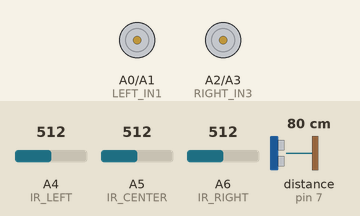
This sketch was run on a simulated Arduino Nano, built with avr-gcc and run on an emulated ATmega328P. On the bench: motor-driver pin pairs drawn as motors (green arrow = first pin HIGH = forward, orange = second pin HIGH = backward, longer = more drive, scaled by the enable pin). Wiring (inferred from the names in the program): ultrasonic range finder: trigger pin 8; echo pin 7. The inputs (shaded band) are chosen by the test bench; at power-on: A4 (IR_LEFT) = 512, A5 (IR_CENTER) = 512, A6 (IR_RIGHT) = 512, distance to the obstacle (sensor on pin 7) 80 cm. The echo pulse lasts 58.3 µs per cm.

Above: at 1.2 s.
1.3 s: A4 (IR_LEFT) set to 491
At 1.8 s:
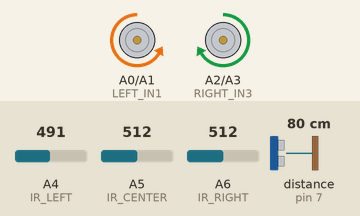
2.8 s: A5 (IR_CENTER) set to 489
At 4.0 s:
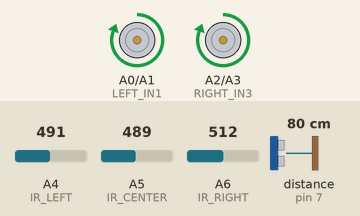
4.3 s: A5 (IR_CENTER) set to 510
At 5.3 s:
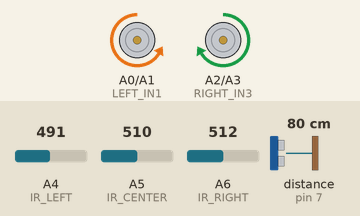
5.8 s: A5 (IR_CENTER) set to 490
At 6.5 s:
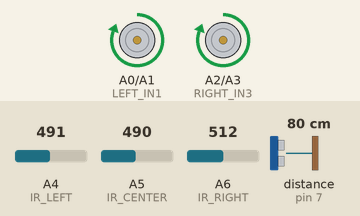
Timing chart, 0 to 8.3 s (numbered marks = the images above; inputs shaded):
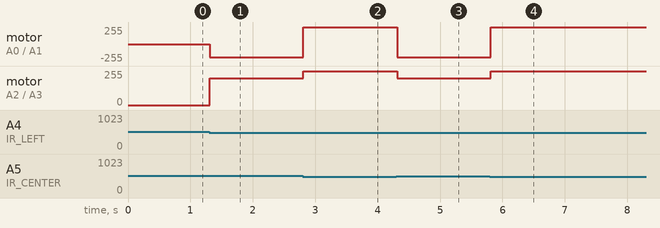

Measured:
- the behaviour switches between 500 and 499 on A4 (IR_LEFT) (found by bisection; images 0 and 1)
- the behaviour switches between 500 and 499 on A5 (IR_CENTER) (found by bisection; images 1 and 2)
- after the input at 1.3 s, motor on A0 (LEFT_IN1) / A1 (LEFT_IN2): stopped → backward 200/255 at once; motor on A2 (RIGHT_IN3) / A3 (RIGHT_IN4): stopped → forward 200/255 at once
- after the input at 2.8 s, motor on A0 (LEFT_IN1) / A1 (LEFT_IN2): backward 200/255 → forward 255/255 at once; motor on A2 (RIGHT_IN3) / A3 (RIGHT_IN4): forward 200/255 → forward 255/255 at once
- after the input at 4.3 s, motor on A0 (LEFT_IN1) / A1 (LEFT_IN2): forward 255/255 → backward 200/255 at once; motor on A2 (RIGHT_IN3) / A3 (RIGHT_IN4): forward 255/255 → forward 200/255 at once
- after the input at 5.8 s, motor on A0 (LEFT_IN1) / A1 (LEFT_IN2): backward 200/255 → forward 255/255 at once; motor on A2 (RIGHT_IN3) / A3 (RIGHT_IN4): forward 200/255 → forward 255/255 at once

The sketch:

cod_robot.ino
```cpp
#define LEFT_ENA 6 // ENA pin for the left motor
#define LEFT_IN1 A0 // IN1 pin for the left motor
#define LEFT_IN2 A1 // IN2 pin for the left motor
#define RIGHT_ENB 5 // ENB pin for the right motor
#define RIGHT_IN3 A2 // IN3 pin for the right motor
#define RIGHT_IN4 A3 // IN4 pin for the right motor

#define IR_LEFT A4 // Analog pin for the left infrared sensor
#define IR_CENTER A5 // Analog pin for the center infrared sensor
#define IR_RIGHT A6 // Analog pin for the right infrared sensor

#define TRIGGER_PIN 8 // Digital pin for ultrasonic sensor trigger
#define ECHO_PIN 7 // Digital pin for ultrasonic sensor echo

void setup()
{
  pinMode(LEFT_ENA, OUTPUT);
  pinMode(LEFT_IN1, OUTPUT);
  pinMode(LEFT_IN2, OUTPUT);
  pinMode(RIGHT_ENB, OUTPUT);
  pinMode(RIGHT_IN3, OUTPUT);
  pinMode(RIGHT_IN4, OUTPUT);

  pinMode(IR_LEFT, INPUT);
  pinMode(IR_CENTER, INPUT);
  pinMode(IR_RIGHT, INPUT);

  pinMode(TRIGGER_PIN, OUTPUT);
  pinMode(ECHO_PIN, INPUT);
}

void loop()
{
  int irLeftValue = analogRead(IR_LEFT);
  int irCenterValue = analogRead(IR_CENTER);
  int irRightValue = analogRead(IR_RIGHT);
  float distance = getDistance();

  // If the center sensor detects the line and there's no obstacle, move forward
  if (irCenterValue < 500 && distance > 10) {
    moveForward();
  }
  // If the left sensor detects the line but not the center, turn left
  else if (irLeftValue < 500) {
    turnLeft();
  }
  // If the right sensor detects the line but not the center, turn right
  else if (irRightValue < 500) {
    turnRight();
  }
  // If both sensors are off the line and there's no obstacle, stop
  else {
    stopMoving();
  }
}

void moveForward()
{
  digitalWrite(LEFT_IN1, HIGH);
  digitalWrite(LEFT_IN2, LOW);
  analogWrite(LEFT_ENA, 255); // Full speed for left motor
  digitalWrite(RIGHT_IN3, HIGH);
  digitalWrite(RIGHT_IN4, LOW);
  analogWrite(RIGHT_ENB, 255); // Full speed for right motor
}

void turnLeft()
{
  digitalWrite(LEFT_IN1, LOW);
  digitalWrite(LEFT_IN2, HIGH);
  analogWrite(LEFT_ENA, 200); // Adjust speed as needed
  digitalWrite(RIGHT_IN3, HIGH);
  digitalWrite(RIGHT_IN4, LOW);
  analogWrite(RIGHT_ENB, 200); // Adjust speed as needed
}

void turnRight()
{
  digitalWrite(LEFT_IN1, HIGH);
  digitalWrite(LEFT_IN2, LOW);
  analogWrite(LEFT_ENA, 200); // Adjust speed as needed
  digitalWrite(RIGHT_IN3, LOW);
  digitalWrite(RIGHT_IN4, HIGH);
  analogWrite(RIGHT_ENB, 200); // Adjust speed as needed
}

void stopMoving()
{
  digitalWrite(LEFT_IN1, LOW);
  digitalWrite(LEFT_IN2, LOW);
  analogWrite(LEFT_ENA, 0);
  digitalWrite(RIGHT_IN3, LOW);
  digitalWrite(RIGHT_IN4, LOW);
  analogWrite(RIGHT_ENB, 0);
}

float getDistance()
{
  digitalWrite(TRIGGER_PIN, LOW);
  delayMicroseconds(2);
  digitalWrite(TRIGGER_PIN, HIGH);
  delayMicroseconds(10);
  digitalWrite(TRIGGER_PIN, LOW);

  long duration = pulseIn(ECHO_PIN, HIGH);
  float distance = duration * 0.034 / 2;

  return distance;
}
```
